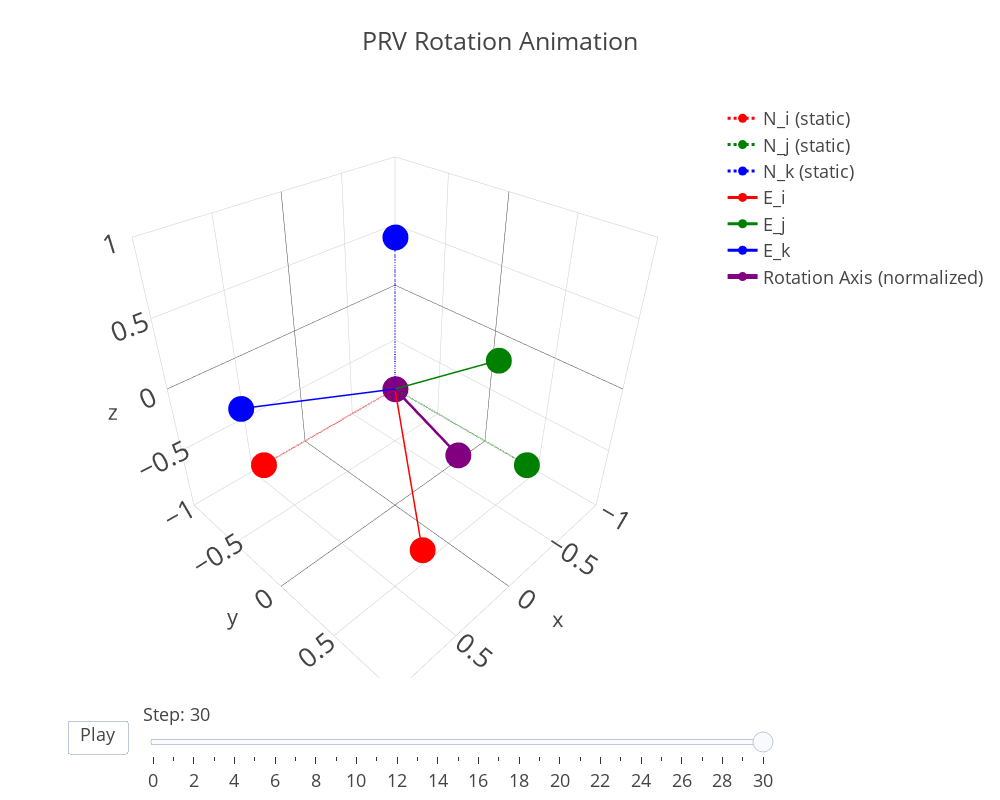

Notebook code cell kept with this figure:
### Code cell
def PRV_rotation_animation(axis, angle, steps=30):
    """
    Creates a 3D animation of a rotation about a principal rotation vector (PRV) and displays the final orientation of the frame.

    Args:
        axis (list, tuple, np.ndarray): The unit vector representing the axis of rotation.
        angle (float): The magnitude of the rotation about the axis in degrees.
        steps (int, optional): The total number of steps in the animation. Defaults to 30.

    Returns:
        plotly.graph_objects.Figure: The figure object containing the animation.

    Notes:
    - The function dynamically calculates rotation matrices for each step based on the PRV method.
      It applies these rotations to an initial orientation matrix to visually represent these orientations in a Plotly figure.
    
    - This approach aids in visualizing the rotation from a starting point of no rotation, making it intuitive to understand complex rotational dynamics.
    
    - The animation controls allow for interactive exploration of the rotation sequence, enhancing the educational and analytical value of the visualization.
    """
    # Initialize the figure for 3D visualization
    fig = go.Figure()

    # Define initial orientation as an identity matrix
    N_frame = np.eye(3)

    # Define colors for axes and the rotation axis visualization
    colors = {'i': 'red', 
              'j': 'green', 
              'k': 'blue', 
              'axis': 'purple'}

    # Initialize the static frame (N-frame)
    initialize_frame(fig, N_frame, 'N', colors, is_static=True)

    # Initialize the dynamic frame (E-frame) to visualize rotations
    initialize_frame(fig, N_frame, 'E', colors, is_static=False)

    # Compute rotation matrix for each step using the PRV to rotation matrix conversion
    rotation_matrices = []
    for step in range(steps + 1):
        # Calculate the interpolation angle for the current step
        interpolated_angle = (step / steps) * angle
        # Use the prv_to_rotation_matrix function to generate the rotation matrix
        R_matrix = prv_to_rotation_matrix(axis, interpolated_angle)
        rotation_matrices.append(R_matrix)

    # Printing relevant Attitude representations
    # Euler angles are representative of 3-2-1 sequence
    DCM = rotation_matrices[-1]
    first_rot = np.degrees(np.arctan2(DCM[0][1], DCM[0][0]))
    second_rot = np.degrees(np.arcsin(-DCM[0][2]))
    third_rot = np.degrees(np.arctan2(DCM[1][2], DCM[2][2]))
    
    print(f"Axis-Angle (degrees): {axis}, {angle}")
    print("----------------------------------------------------")
    print(f"DCM:\n{DCM}")
    print("----------------------------------------------------")
    print(f"Euler Angles (321 sequence): <{first_rot}, {second_rot}, {third_rot}>")

    # Generate frames for animation
    frames = []
    for i, R_matrix in enumerate(rotation_matrices):
        
        E_frame = np.matmul(R_matrix, N_frame)

        # List of frames
        frame_data = [go.Scatter3d(x=[0, vec[0]], 
                                   y=[0, vec[1]], 
                                   z=[0, vec[2]],
                                   mode='lines+markers',
                                   name=f'E_{chr(105+j)}',
                                   marker=dict(color=colors['i' if j == 0 else 'j' if j == 1 else 'k']))for j, vec in enumerate(E_frame)]


        frames.append(go.Frame(data=frame_data, name=str(i), traces=[3, 4, 5]))

    # Calculate the norm of the axis
    axis_norm = np.linalg.norm(axis)
    
    # Plot the rotation axis as a line extending from the origin
    axis_normalized = axis / np.array(axis_norm)
    fig.add_trace(go.Scatter3d(x=[0, axis_normalized[0]], 
                               y=[0, axis_normalized[1]], 
                               z=[0, axis_normalized[2]],
                               mode='lines+markers',
                               line=dict(color=colors['axis'], width=5),
                               name='Rotation Axis (normalized)'))

    # Configure the figure with generated frames for animation
    fig.frames = frames
    setup_animation_scene(fig, frames, "PRV Rotation Animation")

    return fig

# Example usage
axis = [0.429577, 0.867729, 0.250019]  
angle = 80.3385  
fig = PRV_rotation_animation(axis, angle)
fig.show()

### Figure 1 — Plotly figure (JSON) as saved in the notebook; plotly's stock layout.template omitted (floating-point values rounded to 4 significant figures)
{"data": [{"line": {"color": "red", "dash": "dot"}, "marker": {"color": "red"}, "mode": "lines+markers", "name": "N_i (static)", "type": "scatter3d", "x": [0, 1], "y": [0, 0], "z": [0, 0]}, {"line": {"color": "green", "dash": "dot"}, "marker": {"color": "green"}, "mode": "lines+markers", "name": "N_j (static)", "type": "scatter3d", "x": [0, 0], "y": [0, 1], "z": [0, 0]}, {"line": {"color": "blue", "dash": "dot"}, "marker": {"color": "blue"}, "mode": "lines+markers", "name": "N_k (static)", "type": "scatter3d", "x": [0, 0], "y": [0, 0], "z": [0, 1]}, {"line": {"color": "red", "dash": "solid"}, "marker": {"color": "red"}, "mode": "lines+markers", "name": "E_i", "type": "scatter3d", "x": [0, 0.3214], "y": [0, 0.5567], "z": [0, -0.766]}, {"line": {"color": "green", "dash": "solid"}, "marker": {"color": "green"}, "mode": "lines+markers", "name": "E_j", "type": "scatter3d", "x": [0, 0.06373], "y": [0, 0.7944], "z": [0, 0.604]}, {"line": {"color": "blue", "dash": "solid"}, "marker": {"color": "blue"}, "mode": "lines+markers", "name": "E_k", "type": "scatter3d", "x": [0, 0.9448], "y": [0, -0.2429], "z": [0, 0.2198]}, {"line": {"color": "purple", "width": 5}, "mode": "lines+markers", "name": "Rotation Axis (normalized)", "type": "scatter3d", "x": [0, 0.4296], "y": [0, 0.8677], "z": [0, 0.25]}], "layout": {"height": 800, "scene": {"aspectmode": "cube", "aspectratio": {"x": 1, "y": 1, "z": 1}, "xaxis": {"autorange": false, "range": [-1, 1], "type": "linear"}, "yaxis": {"autorange": false, "range": [-1, 1], "type": "linear"}, "zaxis": {"autorange": false, "range": [-1, 1], "type": "linear"}}, "sliders": [{"active": 30, "currentvalue": {"prefix": "Step: ", "visible": true}, "steps": [{"args": [["0"], {"frame": {"duration": 100, "redraw": true}, "fromcurrent": true, "mode": "immediate"}], "label": "0", "method": "animate"}, {"args": [["1"], {"frame": {"duration": 100, "redraw": true}, "fromcurrent": true, "mode": "immediate"}], "label": "1", "method": "animate"}, {"args": [["2"], {"frame": {"duration": 100, "redraw": true}, "fromcurrent": true, "mode": "immediate"}], "label": "2", "method": "animate"}, {"args": [["3"], {"frame": {"duration": 100, "redraw": true}, "fromcurrent": true, "mode": "immediate"}], "label": "3", "method": "animate"}, {"args": [["4"], {"frame": {"duration": 100, "redraw": true}, "fromcurrent": true, "mode": "immediate"}], "label": "4", "method": "animate"}, {"args": [["5"], {"frame": {"duration": 100, "redraw": true}, "fromcurrent": true, "mode": "immediate"}], "label": "5", "method": "animate"}, {"args": [["6"], {"frame": {"duration": 100, "redraw": true}, "fromcurrent": true, "mode": "immediate"}], "label": "6", "method": "animate"}, {"args": [["7"], {"frame": {"duration": 100, "redraw": true}, "fromcurrent": true, "mode": "immediate"}], "label": "7", "method": "animate"}, {"args": [["8"], {"frame": {"duration": 100, "redraw": true}, "fromcurrent": true, "mode": "immediate"}], "label": "8", "method": "animate"}, {"args": [["9"], {"frame": {"duration": 100, "redraw": true}, "fromcurrent": true, "mode": "immediate"}], "label": "9", "method": "animate"}, {"args": [["10"], {"frame": {"duration": 100, "redraw": true}, "fromcurrent": true, "mode": "immediate"}], "label": "10", "method": "animate"}, {"args": [["11"], {"frame": {"duration": 100, "redraw": true}, "fromcurrent": true, "mode": "immediate"}], "label": "11", "method": "animate"}, {"args": [["12"], {"frame": {"duration": 100, "redraw": true}, "fromcurrent": true, "mode": "immediate"}], "label": "12", "method": "animate"}, {"args": [["13"], {"frame": {"duration": 100, "redraw": true}, "fromcurrent": true, "mode": "immediate"}], "label": "13", "method": "animate"}, {"args": [["14"], {"frame": {"duration": 100, "redraw": true}, "fromcurrent": true, "mode": "immediate"}], "label": "14", "method": "animate"}, {"args": [["15"], {"frame": {"duration": 100, "redraw": true}, "fromcurrent": true, "mode": "immediate"}], "label": "15", "method": "animate"}, {"args": [["16"], {"frame": {"duration": 100, "redraw": true}, "fromcurrent": true, "mode": "immediate"}], "label": "16", "method": "animate"}, {"args": [["17"], {"frame": {"duration": 100, "redraw": true}, "fromcurrent": true, "mode": "immediate"}], "label": "17", "method": "animate"}, {"args": [["18"], {"frame": {"duration": 100, "redraw": true}, "fromcurrent": true, "mode": "immediate"}], "label": "18", "method": "animate"}, {"args": [["19"], {"frame": {"duration": 100, "redraw": true}, "fromcurrent": true, "mode": "immediate"}], "label": "19", "method": "animate"}, {"args": [["20"], {"frame": {"duration": 100, "redraw": true}, "fromcurrent": true, "mode": "immediate"}], "label": "20", "method": "animate"}, {"args": [["21"], {"frame": {"duration": 100, "redraw": true}, "fromcurrent": true, "mode": "immediate"}], "label": "21", "method": "animate"}, {"args": [["22"], {"frame": {"duration": 100, "redraw": true}, "fromcurrent": true, "mode": "immediate"}], "label": "22", "method": "animate"}, {"args": [["23"], {"frame": {"duration": 100, "redraw": true}, "fromcurrent": true, "mode": "immediate"}], "label": "23", "method": "animate"}, {"args": [["24"], {"frame": {"duration": 100, "redraw": true}, "fromcurrent": true, "mode": "immediate"}], "label": "24", "method": "animate"}, {"args": [["25"], {"frame": {"duration": 100, "redraw": true}, "fromcurrent": true, "mode": "immediate"}], "label": "25", "method": "animate"}, {"args": [["26"], {"frame": {"duration": 100, "redraw": true}, "fromcurrent": true, "mode": "immediate"}], "label": "26", "method": "animate"}, {"args": [["27"], {"frame": {"duration": 100, "redraw": true}, "fromcurrent": true, "mode": "immediate"}], "label": "27", "method": "animate"}, {"args": [["28"], {"frame": {"duration": 100, "redraw": true}, "fromcurrent": true, "mode": "immediate"}], "label": "28", "method": "animate"}, {"args": [["29"], {"frame": {"duration": 100, "redraw": true}, "fromcurrent": true, "mode": "immediate"}], "label": "29", "method": "animate"}, {"args": [["30"], {"frame": {"duration": 100, "redraw": true}, "fromcurrent": true, "mode": "immediate"}], "label": "30", "method": "animate"}], "x": 0.1, "y": 0}], "title": {"text": "PRV Rotation Animation"}, "updatemenus": [{"active": 0, "buttons": [{"args": [null, {"frame": {"duration": 100, "redraw": true}, "fromcurrent": true, "mode": "immediate"}], "label": "Play", "method": "animate"}], "showactive": false, "type": "buttons", "x": -0.02, "xanchor": "left", "y": -0.13, "yanchor": "bottom"}], "width": 1000}}
